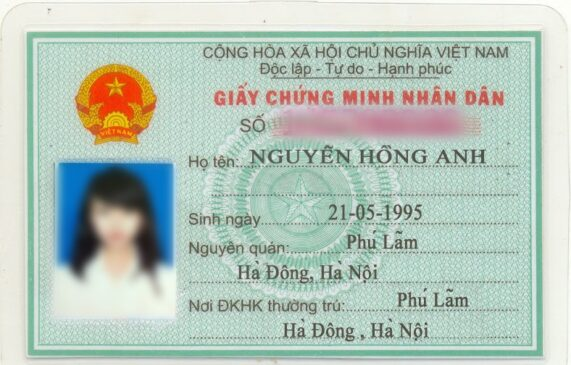
#> input picture AI_corner/Code/img_valid/hong_anh.jpg, 571 x 365 px
$ python vietnamese_ocr.py --image img_valid/hong_anh.jpg
#> lines starting #> are read from the running program, lines starting #| are printed output that depends on the picture; after the words box and inside, x2 and y2 are one past the last pixel; in counts of white or black regions, pixels touching at a corner belong together
import pytesseract
import argparse
import cv2
import os
from PIL import Image
import numpy as np

ap = argparse.ArgumentParser()
ap.add_argument("-i","--image",required=True,help="Path of image file")
ap.add_argument("-p", "--preprocess",type=str,default="thresh",help="Preprocessing")
args= vars(ap.parse_args())

image = cv2.imread(args["image"])
#> image is the input picture: shape (365, 571, 3); mean B, G, R 186.6, 197.6, 182.1
h,w,_ = image.shape
#> h = 365; w = 571
image = cv2.resize(image,(int(w*2),int(h*2)),interpolation=cv2.INTER_AREA)
#> image: shape (730, 1142, 3)
gray = cv2.cvtColor(image,cv2.COLOR_BGR2GRAY)
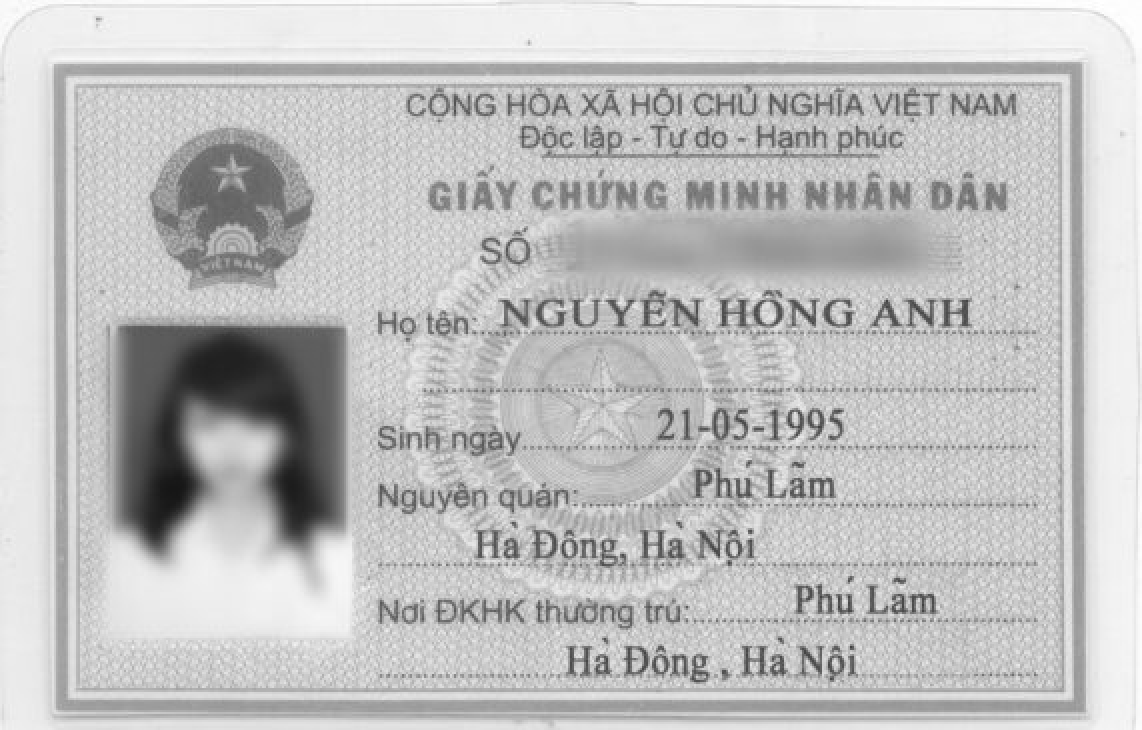
#> gray: shape (730, 1142); min 22, max 255, mean 191.7

# gray = cv2.bilateralFilter(gray,9,75,75)
gray = cv2.medianBlur(gray,3)
# gray = cv2.medianBlur(gray,1)
gray = cv2.GaussianBlur(gray,(3,3),0)
gray = cv2.threshold(gray,0,255,cv2.THRESH_BINARY | cv2.THRESH_OTSU)[1]
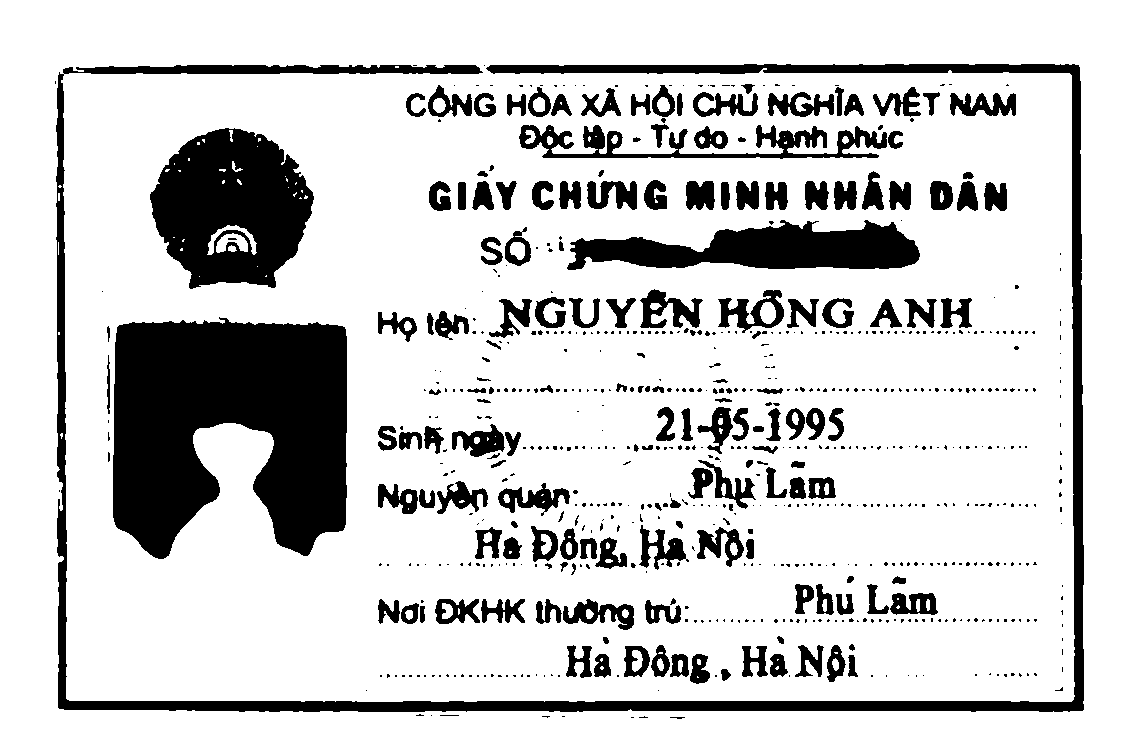
#> gray: shape (730, 1142); 80.6% white; 707 black regions (533 under 20 px), largest, box (x1, y1, x2, y2) and area: (113, 317, 347, 559) 43330, (56, 64, 1084, 712) 28806, (150, 128, 314, 289) 18338

kernel = np.ones((1,1),np.uint8)
gray = cv2.morphologyEx(gray, cv2.MORPH_CLOSE, kernel)

export_fol = './output'
if not os.path.exists(export_fol):
    os.makedirs(export_fol)
filename = os.path.join(export_fol,"tmp.jpg")
cv2.imwrite(filename,gray)

pytesseract.pytesseract.tesseract_cmd = r'C:\\Program Files\\Tesseract-OCR\\tesseract.exe'
# instance = Image.fromarray(Image.open(filename))
#> (the run stopped early here; a loop or call above may not have finished)

$ run again, on AI_corner/Code/img_valid/khanh_ngoc.jpg
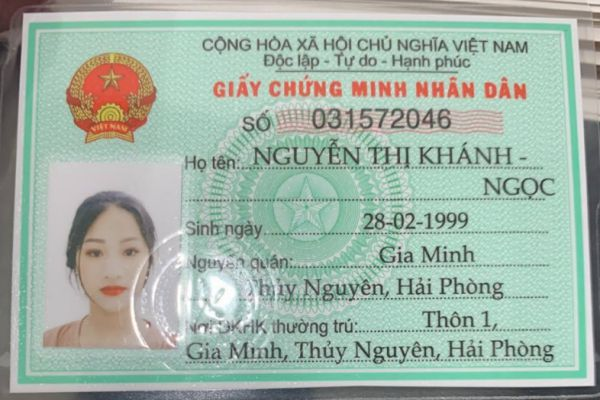
#> input picture AI_corner/Code/img_valid/khanh_ngoc.jpg, 600 x 400 px
#> image is the input picture: shape (400, 600, 3); mean B, G, R 167.6, 179.5, 161.5
#> image: shape (800, 1200, 3)
#> `gray = cv2.cvtColor(image,cv2.COLOR_BGR2GRAY)`:
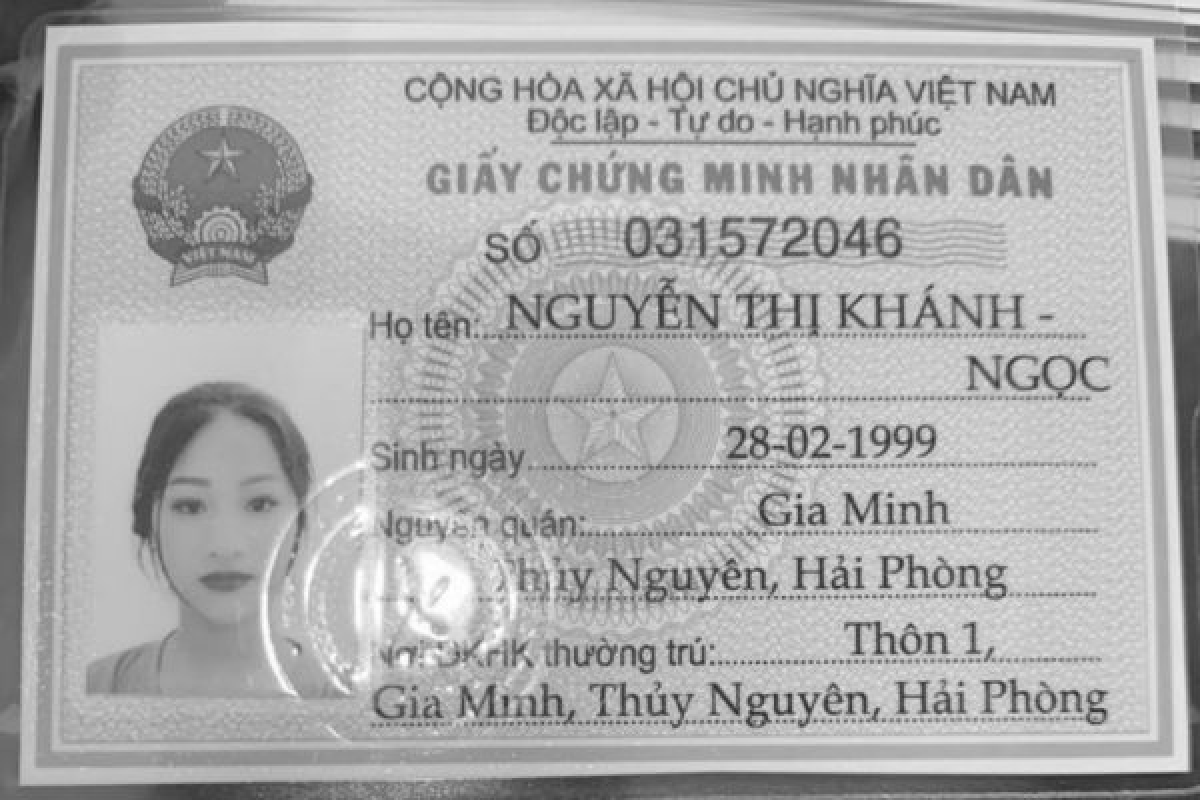
#> gray: shape (800, 1200); min 38, max 255, mean 172.8
#> `gray = cv2.threshold(gray,0,255,cv2.THRESH_BINARY | cv2.THRESH_OTSU)[1]`:
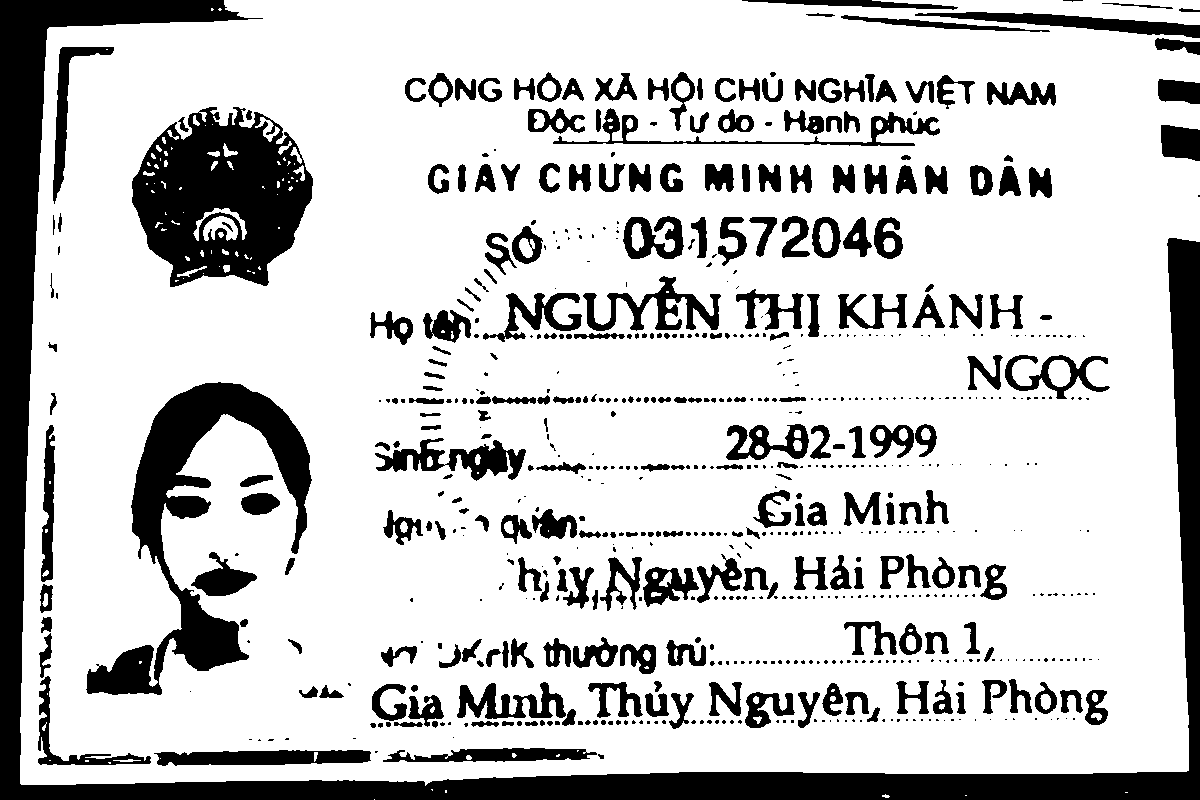
#> gray: shape (800, 1200); 78.2% white; 691 black regions (403 under 20 px), largest, box (x1, y1, x2, y2) and area: (0, 0, 1200, 800) 67574, (132, 107, 313, 287) 21131, (86, 382, 312, 695) 19441
